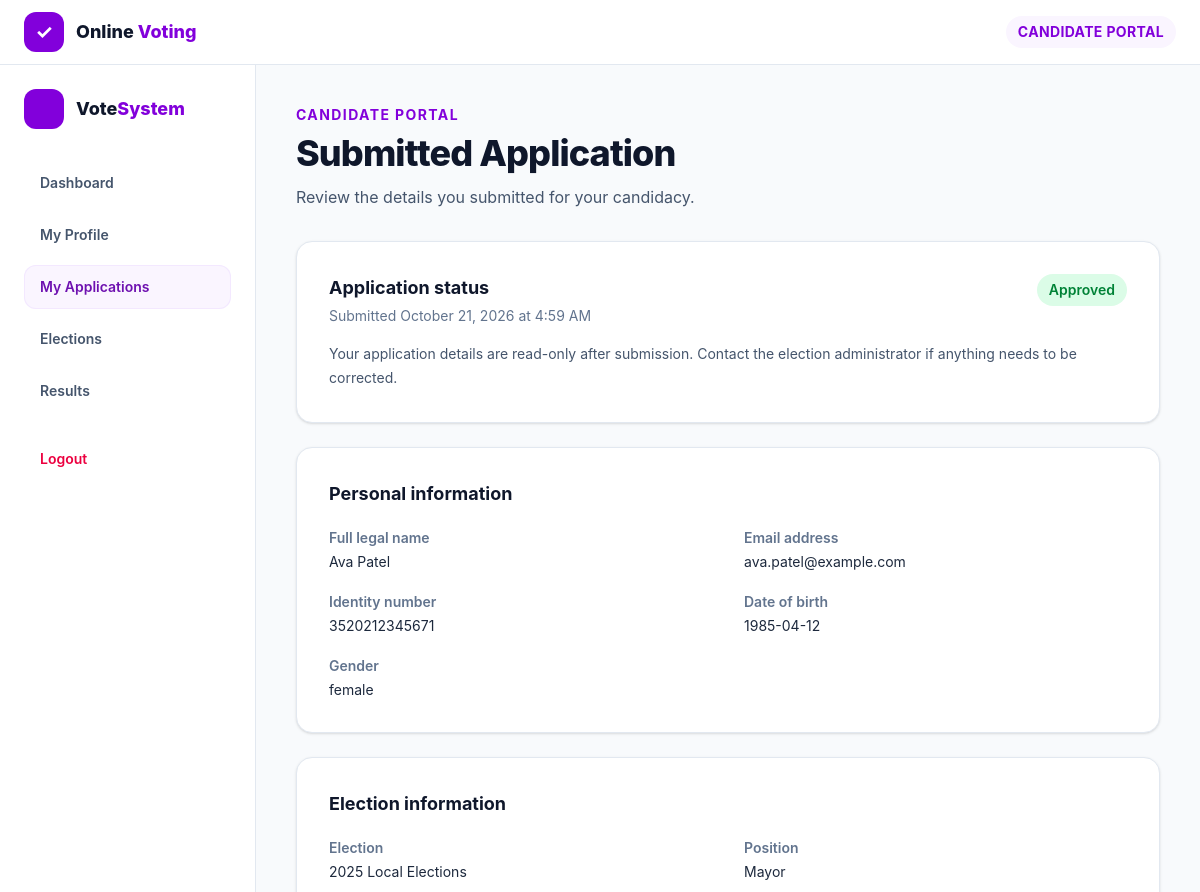
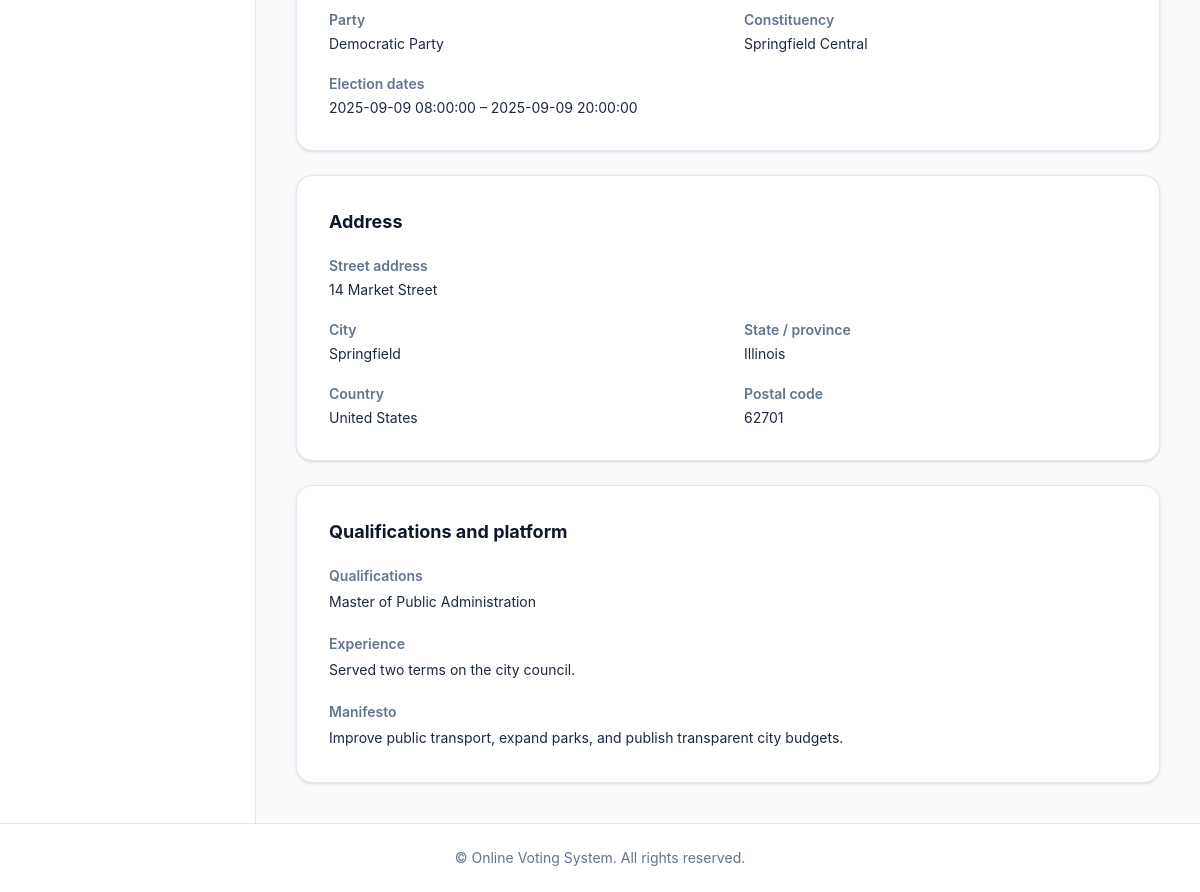
The page /views/candidate/registration.php (signed in) on the database its author committed (2 pictures, top to bottom).
### tables this page shows
CREATE TABLE candidates (
    id INT AUTO_INCREMENT PRIMARY KEY,
    user_id INT NOT NULL,
    address VARCHAR(255) NOT NULL,
    city VARCHAR(100) NOT NULL,
    state VARCHAR(100) NOT NULL,
    country VARCHAR(100) NOT NULL,
    postal_code VARCHAR(20) NOT NULL,
    election_id INT NOT NULL,
    position_id INT NOT NULL,
    constituency_area VARCHAR(100) NOT NULL,
    party_id INT DEFAULT NULL,
    qualifications TEXT NOT NULL,
    experience TEXT NOT NULL,
    manifesto TEXT NOT NULL,
    certificates VARCHAR(255) DEFAULT NULL,
    status ENUM('pending', 'approved', 'rejected') NOT NULL DEFAULT 'pending',
    created_at TIMESTAMP DEFAULT CURRENT_TIMESTAMP,
    updated_at TIMESTAMP DEFAULT CURRENT_TIMESTAMP ON UPDATE CURRENT_TIMESTAMP,
    FOREIGN KEY (user_id) REFERENCES users(id) ON DELETE CASCADE,
    FOREIGN KEY (election_id) REFERENCES elections(id) ON DELETE CASCADE,
    FOREIGN KEY (position_id) REFERENCES positions(id) ON DELETE CASCADE,
    FOREIGN KEY (party_id) REFERENCES parties(id) ON DELETE SET NULL,
    UNIQUE (user_id, election_id, position_id)
);

CREATE TABLE users (
    id INT AUTO_INCREMENT PRIMARY KEY,
    name VARCHAR(50) NOT NULL,
    email VARCHAR(100) NOT NULL UNIQUE,
    identity_type VARCHAR(20) NOT NULL,
    identity_number VARCHAR(20) NOT NULL UNIQUE,
    dob DATE NOT NULL,
    gender ENUM('male', 'female', 'other') NOT NULL,
    role ENUM('voter', 'candidate', 'admin') NOT NULL DEFAULT 'voter',
    status tinyint NOT NULL DEFAULT 1,
    password VARCHAR(255) NOT NULL,
    profile_picture VARCHAR(255) DEFAULT NULL,
    created_at TIMESTAMP DEFAULT CURRENT_TIMESTAMP,
    updated_at TIMESTAMP DEFAULT CURRENT_TIMESTAMP ON UPDATE CURRENT_TIMESTAMP
);

CREATE TABLE elections (
    id INT AUTO_INCREMENT PRIMARY KEY,
    title VARCHAR(100) NOT NULL UNIQUE,
    description TEXT NOT NULL,
    start_date DATETIME NOT NULL,
    end_date DATETIME NOT NULL,
    status ENUM('upcoming', 'ongoing', 'completed') NOT NULL DEFAULT 'upcoming',
    created_at TIMESTAMP DEFAULT CURRENT_TIMESTAMP,
    updated_at TIMESTAMP DEFAULT CURRENT_TIMESTAMP ON UPDATE CURRENT_TIMESTAMP
);

CREATE TABLE positions (
    id INT AUTO_INCREMENT PRIMARY KEY,
    title VARCHAR(100) NOT NULL UNIQUE,
    description TEXT NOT NULL,
    created_at TIMESTAMP DEFAULT CURRENT_TIMESTAMP,
    updated_at TIMESTAMP DEFAULT CURRENT_TIMESTAMP ON UPDATE CURRENT_TIMESTAMP
);

CREATE TABLE parties (
    id INT AUTO_INCREMENT PRIMARY KEY,
    name VARCHAR(100) NOT NULL UNIQUE,
    description TEXT NOT NULL,
    symbol VARCHAR(255) DEFAULT NULL,
    created_at TIMESTAMP DEFAULT CURRENT_TIMESTAMP,
    updated_at TIMESTAMP DEFAULT CURRENT_TIMESTAMP ON UPDATE CURRENT_TIMESTAMP
);

### app/paths.php (called while the page is built, shortened)
<?php
function app_url(string $path = ''): string
{
    return APP_BASE_URL . '/' . ltrim($path, '/');
}

### includes/candidate/submitted_application.php (the view)
<?php
$detailsStmt = $pdo->prepare("
    SELECT
        candidates.*,
        users.name AS candidate_name,
        users.email AS candidate_email,
        users.identity_number,
        users.dob,
        users.gender,
        elections.title AS election_name,
        elections.start_date AS election_start_date,
        elections.end_date AS election_end_date,
        positions.title AS position_name,
        parties.name AS party_name
    FROM candidates
    INNER JOIN users ON candidates.user_id = users.id
    LEFT JOIN elections ON candidates.election_id = elections.id
    LEFT JOIN positions ON candidates.position_id = positions.id
    LEFT JOIN parties ON candidates.party_id = parties.id
    WHERE candidates.id = ?
");
$detailsStmt->execute([$candidate['id']]);
$application = $detailsStmt->fetch(PDO::FETCH_ASSOC);
$escape = static fn($value): string => htmlspecialchars((string) ($value ?? 'Not provided'), ENT_QUOTES, 'UTF-8');
$status = $application['status'] ?? 'pending';
$statusStyles = [
    'pending' => 'bg-orange-100 text-orange-700',
    'approved' => 'bg-green-100 text-green-700',
    'rejected' => 'bg-red-100 text-red-700',
];
$statusClass = $statusStyles[$status] ?? 'bg-gray-100 text-gray-700';
$submittedAt = !empty($application['created_at'])
    ? date('F j, Y \a\t g:i A', strtotime($application['created_at']))
    : 'Not available';
?>
<div class="mx-auto max-w-5xl">
    <div class="mb-8">
        <p class="text-sm font-bold uppercase tracking-widest text-purple-700">Candidate Portal</p>
        <h1 class="mt-2 text-3xl font-extrabold tracking-tight text-slate-900 sm:text-4xl">Submitted Application</h1>
        <p class="mt-3 text-slate-600">Review the details you submitted for your candidacy.</p>
    </div>
    <section class="mb-6 rounded-2xl border border-slate-200 bg-white p-6 shadow-sm sm:p-8">
        <div class="flex flex-wrap items-start justify-between gap-4">
            <div>
                <h2 class="text-lg font-bold text-slate-900">Application status</h2>
                <p class="mt-1 text-sm text-slate-500">Submitted <?= $escape($submittedAt) ?></p>
            </div>
            <span class="inline-flex rounded-full px-3 py-1.5 text-sm font-semibold <?= $statusClass ?>">
                <?= $escape(ucfirst($status)) ?>
            </span>
        </div>
        <p class="mt-4 text-sm leading-6 text-slate-600">
            Your application details are read-only after submission. Contact the election administrator if anything needs to be corrected.
        </p>
    </section>
    <div class="space-y-6">
        <section class="rounded-2xl border border-slate-200 bg-white p-6 shadow-sm sm:p-8">
            <h2 class="mb-5 text-lg font-bold text-slate-900">Personal information</h2>
            <dl class="grid gap-x-8 gap-y-5 sm:grid-cols-2">
                <div>
                    <dt class="text-sm font-semibold text-slate-500">Full legal name</dt>
                    <dd class="mt-1 text-sm text-slate-800"><?= $escape($application['candidate_name'] ?? null) ?></dd>
                </div>
                <div>
                    <dt class="text-sm font-semibold text-slate-500">Email address</dt>
                    <dd class="mt-1 text-sm text-slate-800"><?= $escape($application['candidate_email'] ?? null) ?></dd>
                </div>
                <div>
                    <dt class="text-sm font-semibold text-slate-500">Identity number</dt>
                    <dd class="mt-1 text-sm text-slate-800"><?= $escape($application['identity_number'] ?? null) ?></dd>
                </div>
                <div>
                    <dt class="text-sm font-semibold text-slate-500">Date of birth</dt>
                    <dd class="mt-1 text-sm text-slate-800"><?= $escape($application['dob'] ?? null) ?></dd>
                </div>
                <div>
                    <dt class="text-sm font-semibold text-slate-500">Gender</dt>
                    <dd class="mt-1 text-sm text-slate-800"><?= $escape($application['gender'] ?? null) ?></dd>
                </div>
            </dl>
        </section>
        <section class="rounded-2xl border border-slate-200 bg-white p-6 shadow-sm sm:p-8">
            <h2 class="mb-5 text-lg font-bold text-slate-900">Election information</h2>
            <dl class="grid gap-x-8 gap-y-5 sm:grid-cols-2">
                <div>
                    <dt class="text-sm font-semibold text-slate-500">Election</dt>
                    <dd class="mt-1 text-sm text-slate-800"><?= $escape($application['election_name'] ?? null) ?></dd>
                </div>
                <div>
                    <dt class="text-sm font-semibold text-slate-500">Position</dt>
                    <dd class="mt-1 text-sm text-slate-800"><?= $escape($application['position_name'] ?? null) ?></dd>
                </div>
                <div>
                    <dt class="text-sm font-semibold text-slate-500">Party</dt>
                    <dd class="mt-1 text-sm text-slate-800"><?= $escape($application['party_name'] ?? 'Independent / not specified') ?></dd>
                </div>
                <div>
                    <dt class="text-sm font-semibold text-slate-500">Constituency</dt>
                    <dd class="mt-1 text-sm text-slate-800"><?= $escape($application['constituency_area'] ?? null) ?></dd>
                </div>
                <?php if (!empty($application['election_start_date']) || !empty($application['election_end_date'])): ?>
                    <div class="sm:col-span-2">
                        <dt class="text-sm font-semibold text-slate-500">Election dates</dt>
                        <dd class="mt-1 text-sm text-slate-800">
                            <?= $escape($application['election_start_date'] ?? 'Not available') ?>
                            &ndash;
                            <?= $escape($application['election_end_date'] ?? 'Not available') ?>
                        </dd>
                    </div>
                <?php endif; ?>
            </dl>
        </section>
        <section class="rounded-2xl border border-slate-200 bg-white p-6 shadow-sm sm:p-8">
            <h2 class="mb-5 text-lg font-bold text-slate-900">Address</h2>
            <dl class="grid gap-x-8 gap-y-5 sm:grid-cols-2">
                <div class="sm:col-span-2">
                    <dt class="text-sm font-semibold text-slate-500">Street address</dt>
                    <dd class="mt-1 whitespace-pre-line text-sm text-slate-800"><?= $escape($application['address'] ?? null) ?></dd>
                </div>
                <div>
                    <dt class="text-sm font-semibold text-slate-500">City</dt>
                    <dd class="mt-1 text-sm text-slate-800"><?= $escape($application['city'] ?? null) ?></dd>
                </div>
                <div>
                    <dt class="text-sm font-semibold text-slate-500">State / province</dt>
                    <dd class="mt-1 text-sm text-slate-800"><?= $escape($application['state'] ?? null) ?></dd>
                </div>
                <div>
                    <dt class="text-sm font-semibold text-slate-500">Country</dt>
                    <dd class="mt-1 text-sm text-slate-800"><?= $escape($application['country'] ?? null) ?></dd>
                </div>
                <div>
                    <dt class="text-sm font-semibold text-slate-500">Postal code</dt>
                    <dd class="mt-1 text-sm text-slate-800"><?= $escape($application['postal_code'] ?? null) ?></dd>
                </div>
            </dl>
        </section>
        <section class="rounded-2xl border border-slate-200 bg-white p-6 shadow-sm sm:p-8">
            <h2 class="mb-5 text-lg font-bold text-slate-900">Qualifications and platform</h2>
            <dl class="space-y-5">
                <div>
                    <dt class="text-sm font-semibold text-slate-500">Qualifications</dt>
                    <dd class="mt-1 whitespace-pre-line text-sm leading-6 text-slate-800"><?= $escape($application['qualifications'] ?? null) ?></dd>
                </div>
                <div>
                    <dt class="text-sm font-semibold text-slate-500">Experience</dt>
                    <dd class="mt-1 whitespace-pre-line text-sm leading-6 text-slate-800"><?= $escape($application['experience'] ?? null) ?></dd>
                </div>
                <div>
                    <dt class="text-sm font-semibold text-slate-500">Manifesto</dt>
                    <dd class="mt-1 whitespace-pre-line text-sm leading-6 text-slate-800"><?= $escape($application['manifesto'] ?? null) ?></dd>
                </div>
            </dl>
        </section>
    </div>
</div>

### views/candidate/registration.php (shortened to what this page needs)
<?php
require_once __DIR__ . '/../../app/paths.php';
require_once APP_ROOT . '/app/config/database.php';
$stmt = $pdo->prepare("SELECT * FROM `candidates` WHERE user_id=?");
$stmt->execute([$_SESSION['user_id']]);
$candidate = $stmt->fetch(PDO::FETCH_ASSOC);
?>
<!DOCTYPE html>
<html lang="en">
<head>
    <link rel="stylesheet" href="<?= htmlspecialchars(app_url('public/css/app.css'), ENT_QUOTES, 'UTF-8') ?>">
</head>
<body class="min-h-screen bg-slate-50 text-slate-800">
    <?php include APP_ROOT . '/includes/candidate/candidate_header.php'; ?>
    <div class="flex min-h-[calc(100vh-65px)] flex-col md:flex-row">
        <?php include APP_ROOT . '/includes/candidate/candidate_sidebar.php'; ?>
        <main class="min-w-0 flex-1 px-4 py-8 sm:px-6 sm:py-10 lg:px-10">
            <?php
            if ($candidate) {
                 include APP_ROOT . '/includes/candidate/submitted_application.php';
            } else {
                include APP_ROOT . '/includes/candidate/registration_form.php';
            }
            ?>
        </main>
    </div>
    <footer class="border-t border-slate-200 bg-white px-5 py-6 text-center text-sm text-slate-500">
        &copy; <span id="year"></span> Online Voting System. All rights reserved.
    </footer>
</body>
</html>

### includes/candidate/candidate_header.php
<header class="sticky top-0 z-30 border-b border-slate-200 bg-white/95 backdrop-blur">
    <nav class="mx-auto flex max-w-[1600px] items-center justify-between px-4 py-3 sm:px-6">
        <a href="<?= htmlspecialchars(app_url('views/candidate/dashboard.php'), ENT_QUOTES, 'UTF-8') ?>" class="flex items-center gap-3">
            <span class="flex h-10 w-10 items-center justify-center rounded-xl bg-purple-700 text-xl font-bold text-white">✓</span>
            <span class="text-lg font-extrabold text-slate-900">
                Online <span class="text-purple-700">Voting</span>
            </span>
        </a>
        <span class="rounded-full bg-purple-50 px-3 py-1.5 text-xs font-bold uppercase tracking-wide text-purple-700 sm:text-sm">
            Candidate Portal
        </span>
    </nav>
</header>

### includes/candidate/candidate_sidebar.php (shortened to what this page needs)
<?php
$currentPage = basename($_SERVER['PHP_SELF']);
$navigation = [
    'dashboard.php' => ['Dashboard', app_url('views/candidate/dashboard.php')],
    'profile.php' => ['My Profile', app_url('views/candidate/profile.php')],
    'registration.php' => ['My Applications', app_url('views/candidate/registration.php')],
    'elections.php' => ['Elections', app_url('views/common/elections.php')],
    'results.php'=>['Results', app_url('views/common/results.php')]
];
?>
<aside class="w-full shrink-0 border-b border-slate-200 bg-white p-4 text-slate-700 md:w-64 md:border-b-0 md:border-r md:p-6">
    <a href="<?= htmlspecialchars(app_url('views/candidate/dashboard.php'), ENT_QUOTES, 'UTF-8') ?>" class="mb-5 flex items-center gap-3 md:mb-8">
        <span class="flex h-10 w-10 items-center justify-center rounded-xl bg-purple-700 text-xl font-bold text-white">
        </span>
        <span class="text-lg font-extrabold text-slate-900">
            Vote<span class="text-purple-700">System</span>
        </span>
    </a>
    <nav aria-label="Candidate navigation" class="grid grid-cols-2 gap-2 md:grid-cols-1">
        <?php foreach ($navigation as $page => [$label, $href]):
            $isActive = $currentPage === $page;
        ?>
            <a href="<?= htmlspecialchars($href, ENT_QUOTES, 'UTF-8') ?>"
                <?= $isActive ? 'aria-current="page"' : '' ?>
                class="rounded-xl px-4 py-3 text-sm font-semibold transition <?= $isActive
                    ? 'bg-purple-50 text-purple-800 ring-1 ring-inset ring-purple-100'
                    : 'text-slate-600 hover:bg-slate-50 hover:text-purple-700' ?>">
                <?= htmlspecialchars($label, ENT_QUOTES, 'UTF-8') ?>
            </a>
        <?php endforeach; ?>
        <a href="<?= htmlspecialchars(app_url('views/auth/logout.php'), ENT_QUOTES, 'UTF-8') ?>"
            class="rounded-xl px-4 py-3 text-sm font-semibold text-rose-600 transition hover:bg-rose-50 md:mt-4">
            Logout
        </a>
    </nav>
</aside>

### rows shown on the page
candidates: created_at "October 21, 2026 at 4:59 AM", status "Approved", user.name "Ava Patel", user.email "ava.patel@example.com", user.identity_number "3520212345671", user.dob "1985-04-12", user.gender "female", election.title "2025 Local Elections", position.title "Mayor", party.name "Democratic Party", constituency_area "Springfield Central", election.start_date "2025-09-09 08:00:00", election.end_date "2025-09-09 20:00:00", address "14 Market Street", city "Springfield", state "Illinois", country "United States", postal_code "62701", qualifications "Master of Public Administration", experience "Served two terms on the city council.", manifesto "Improve public transport, expand parks, and publish transparent city budgets."

### other values the page prints
$label "Dashboard"
$label "My Profile"
$label "My Applications"
$label "Elections"
$label "Results"
